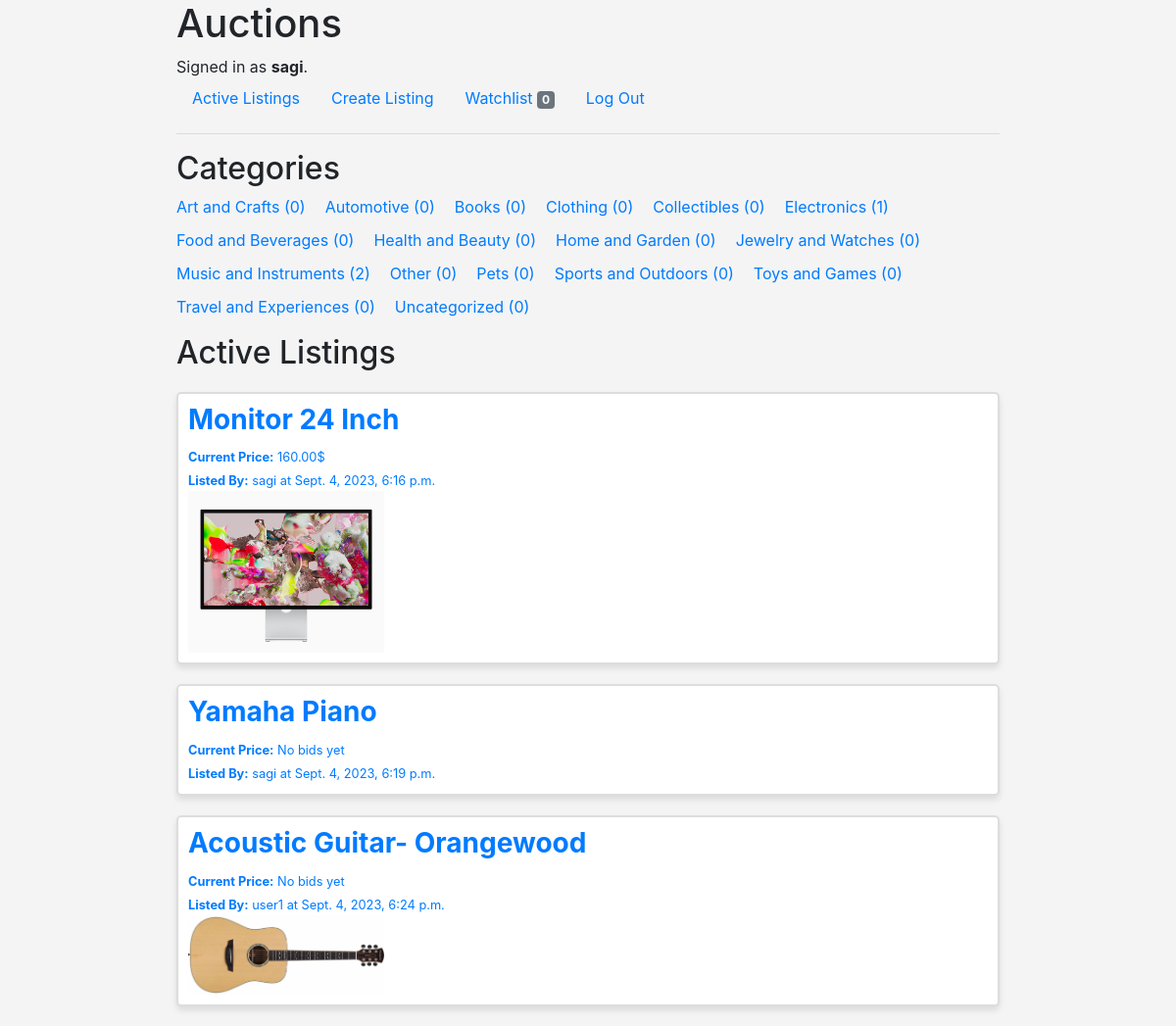
The page / (signed in) on the database its author committed.
### auctions/models.py (models this page shows)
class User(AbstractUser):
    pass

class AuctionList(models.Model):
    seller = models.ForeignKey('User', on_delete=models.CASCADE, related_name = "lists")
    productName = models.CharField(max_length=64)
    initialPrice = models.DecimalField(max_digits=30, decimal_places=2)
    info = models.TextField(max_length=1000)
    creationTime = models.DateTimeField(auto_now_add=True)
    image = models.ImageField(upload_to= user_directory_path, blank=True, null=True)
    watchlist = models.ManyToManyField(User, blank=True, related_name = "watchlist")
    CATEGORY_CHOICES = [
        ('Uncategorized', 'Select a category'),
        ('Electronics', 'Electronics'),
        ('Clothing', 'Clothing'),
        ('Home and Garden', 'Home and Garden'),
        ('Toys and Games', 'Toys and Games'),
        ('Books', 'Books'),
        ('Sports and Outdoors', 'Sports and Outdoors'),
        ('Automotive', 'Automotive'),
        ('Jewelry and Watches', 'Jewelry and Watches'),
        ('Collectibles', 'Collectibles'),
        ('Health and Beauty', 'Health and Beauty'),
        ('Music and Instruments', 'Music and Instruments'),
        ('Art and Crafts', 'Art and Crafts'),
        ('Food and Beverages', 'Food and Beverages'),
        ('Pets', 'Pets'),
        ('Travel and Experiences', 'Travel and Experiences'),
        ('Other', 'Other'),
    ]
    category = models.CharField(
        max_length=50,
        choices=CATEGORY_CHOICES,
        default='Uncategorized',
    )
    AUCTION_STATUS_CHOICES = (
        ('active', 'Active'),
        ('closed', 'Closed')
    )
    status = models.CharField(
        max_length=10,
        choices=AUCTION_STATUS_CHOICES,
        default='active'  # Set the default status to 'active' when an auction is created.
    )

### auctions/views.py (the view)
# urls.py: path("", views.index, name="index"),
def index(request):
    return render(request, "auctions/index.html", {
        'auctionLists': AuctionList.objects.annotate(highestBid=Max('bids__bidPrice')).order_by('creationTime'),
        'categories_with_counts': getCategoriesWithCount(),
    })

### auctions/context_processors.py (called while the page is built)
def notification_count(request):
    if request.user.is_authenticated:
        return {'notification_count': Notification.objects.filter(user=request.user, is_read=False).count()}
    return {}

### auctions/util.py (called while the page is built)
def getCategoriesWithCount():
    categories_with_counts = AuctionList.objects.values('category').annotate(category_count=Count('category'))
    all_categories = AuctionList.CATEGORY_CHOICES
    all_categories_with_counts = [{'category': category[0], 'category_count': 0} for category in all_categories]
    merged_categories = {category['category']: category for category in all_categories_with_counts}
    for category in categories_with_counts:
        merged_categories[category['category']] = category
    sorted_categories = sorted(merged_categories.values(), key=lambda x: x['category'])
    return sorted_categories

### auctions/templates/auctions/index.html (shortened to what this page needs)
{% extends "auctions/layout.html" %}
{% block body %}
    <h2>Categories</h2>
    <ul class="horizontalCategories">
        {% for category in categories_with_counts %}
        <li><a href="{% url 'categoryPage' category.category %}">{{ category.category }} ({{ category.category_count }}) </a></li>
        {% endfor %}
    </ul>
    <h2>Active Listings</h2>
    {% for product in auctionLists %}
    <a href="{% url 'productPage' product.id%}" class="auctionProductLink">
        <div class="auctionProduct">
            <div class="productText">
                <h3><b> {{product.productName}}  </b></h3>
                {% if product.highestBid %}
                    {% if product.status == 'active' %}
                        <small><b>Current Price:</b> {{ product.highestBid|floatformat:2  }}$</small> <br>
                    {% else %}
                        <small><b>Winning Bid:</b> {{ product.highestBid|floatformat:2  }}$</small> <br>
                    {% endif %}
                {% else %}
                    {% if product.status == 'active' %}
                        <small><b>Current Price:</b> No bids yet</small><br>
                    {% else %}
                        <small><b>Winning Bid:</b> No bids were placed </small><br>
                    {% endif %}
                {% endif %}
                <small><b>Listed By:</b> {{product.seller}} at {{ product.creationTime }}</small>
            </div>
            <div class="productImg">
                {% if product.image %}
                    <img src="{{ product.image.url }}" alt="{{ product.productName }}" style="max-width: 200px;">
                {% endif %}
            </div>
        </div>
    </a>
    {%empty%}
        <p>No active listings.</p>
    {% endfor %}
{% endblock %}

### auctions/templates/auctions/layout.html (shortened to what this page needs)
{% load static %}
<!DOCTYPE html>
<html lang="en">
    <head>
        <link rel="stylesheet" href="https://stackpath.bootstrapcdn.com/bootstrap/4.4.1/css/bootstrap.min.css">
        <link href="{% static 'auctions/styles.css' %}" rel="stylesheet">
    </head>
    <body>
        <h1>Auctions</h1>
        <div>
            {% if user.is_authenticated %}
                Signed in as <strong>{{ user.username }}</strong>.
            {% else %}
                Not signed in.
            {% endif %}
        </div>
        <ul class="nav">
            <li class="nav-item">
                <a class="nav-link" href="{% url 'index' %}">Active Listings</a>
            </li>
            {% if user.is_authenticated %}
                <li class="nav-item">
                    <a class="nav-link" href="{% url 'createListing' %}">Create Listing</a>
                </li>
                <li class="nav-item">
                    <a class="nav-link" href="{% url 'watchlist' %}">Watchlist{% if notification_count >= 0 %} <span class="badge bg-secondary" style="color: white">{{ notification_count }} </span>{% endif %}</a>
                </li>
                <li class="nav-item">
                    <a class="nav-link" href="{% url 'logout' %}">Log Out</a>
                </li>
            {% endif %}
        </ul>
        <hr>
        {% block body %}
        {% endblock %}
    </body>
</html>

### auctions/static/auctions/styles.css (style rules this page uses)
body { margin-left:auto; margin-right:auto; width:70%; background-color: #f4f4f4; }
.auctionProduct { background-color: #fff; border: 2px solid #ddd; margin: 20px 0px; padding: 10px; box-shadow: 0 4px 6px rgba(0, 0, 0, 0.1); background-color: #fff; border-radius: 5px; }
a.auctionProductLink { text-decoration: none; }
.horizontalCategories { list-style: none; padding: 0; display: flex; flex-wrap: wrap; gap:10px; }
.horizontalCategories li { margin-right: 10px; }
.horizontalCategories li a { text-decoration: none; }

### rows shown on the page
User: username "sagi"
AuctionList: category "Music and Instruments", category_count "2", productName "Yamaha Piano", shows "Current Price:", status "No bids yet", seller "sagi", creationTime "Sept. 4, 2023, 6:19 p.m."
AuctionList: productName "Monitor 24 Inch", highestBid "160.00", seller "sagi", creationTime "Sept. 4, 2023, 6:16 p.m.", image (picture)
AuctionList: productName "Acoustic Guitar- Orangewood", shows "Current Price:", status "No bids yet", seller "user1", creationTime "Sept. 4, 2023, 6:24 p.m.", image (picture)

### other values the page prints
{{ notification_count }} "0"
{{ category.category }} "Art and Crafts" "Automotive" "Books" "Clothing" "Collectibles" "Electronics" "Food and Beverages" "Health and Beauty" "Home and Garden" "Jewelry and Watches" "Other" "Pets" "Sports and Outdoors" "Toys and Games" "Travel and Experiences" "Uncategorized"
{{ category.category_count }} "0" "0" "0" "0" "0" "1" "0" "0" "0" "0" "0" "0" "0" "0" "0" "0"
